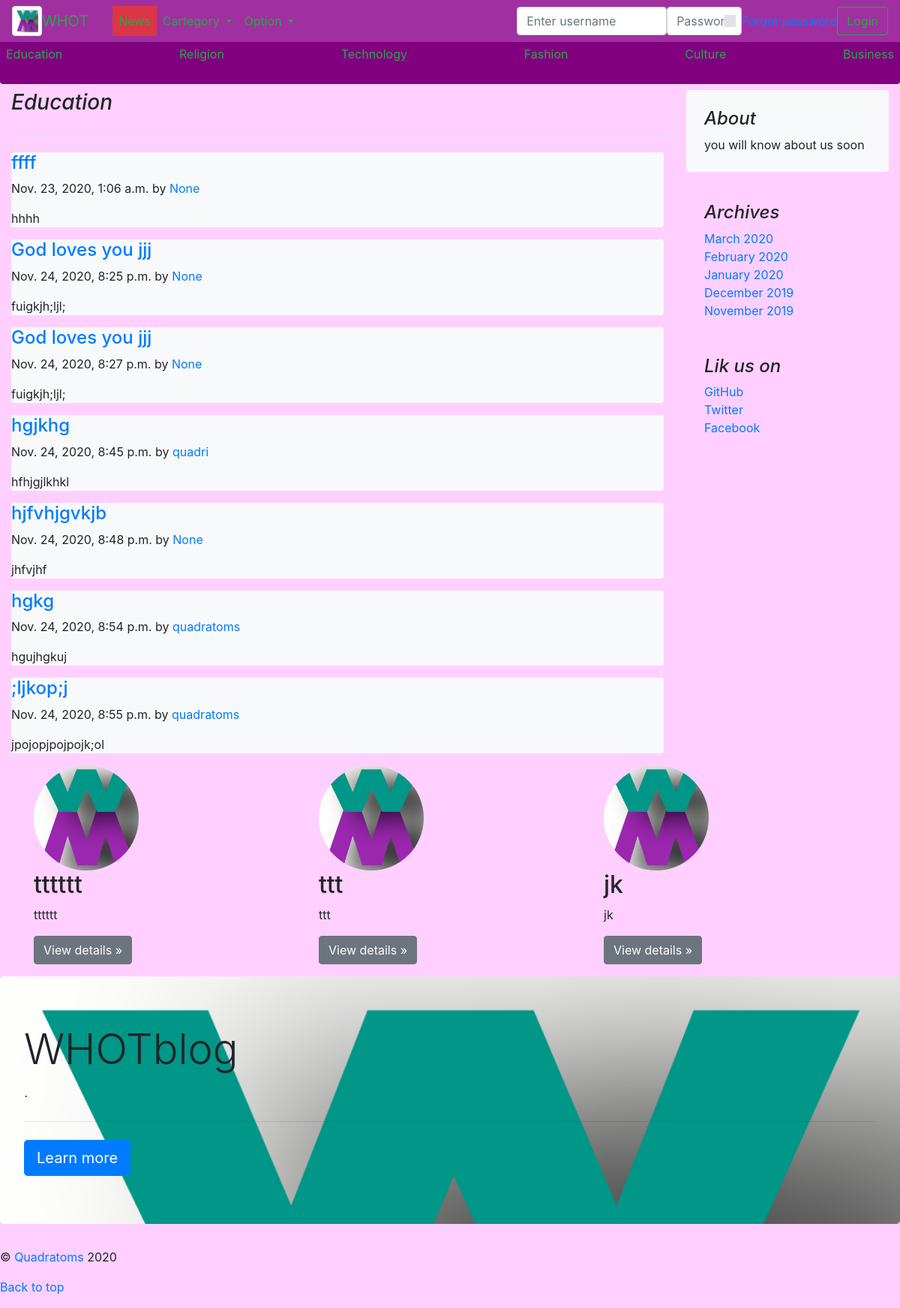
/whot/article-cat/1/, run on the app's committed database.
### newblog/models.py (models this page shows, shortened)
class cartegory(models.Model):
	catlist='Religion Culture Education Fashion Technology Art&music Cooking Entertainment Garden Health&Fittness History Kid Medical Parenting Romance Sport'
	CAT=models.TextChoices('CAT', catlist)
	cat=models.CharField(choices=CAT.choices, max_length=15)

class Article(models.Model):
	article_cat=models.ForeignKey(cartegory,on_delete=models.PROTECT)
	author=models.ForeignKey("auth.User",null= True, blank= True, on_delete=models.SET_NULL)# shoulldbechanged
	heading = models.CharField(max_length=300)
	date=models.DateTimeField(auto_now_add=True)
	article_img=models.ImageField(upload_to= 'article_image', blank=True)
	article_body=RichTextField(blank=True, null=True)
	view=models.IntegerField(default=0)

class Profile(models.Model):
	user = models.OneToOneField(settings.AUTH_USER_MODEL, on_delete=models.CASCADE)
	name = models.CharField(max_length=100, null=True)
	age = models.DateField(blank=True, null=True)
	profession = models.CharField(max_length=10, null=True)
	telephone= models.IntegerField(default='0', blank=True, null=True)
	profile_pic=models.ImageField(blank=True, null=True)
	about=models.TextField(blank=True, null=True)
	def __str__(self):
		return self.name

### newblog/views.py (the view)
# urls.py: path('cat/<slug:id>/', newscat),
def cat(request, id):
    r=p(request)
    user_login(request)
    storys = cartegory.objects.get(id=id)
    story= Article.objects.filter(article_cat=storys)
    return render(request, 't/article_cat.html', {'story': story, 'storys':storys, 'r':r})

### newblog/views.py (called while the page is built)
def p(request):
	p=Profile.objects.all()
	p=list(p)
	r=sample(p, 3)
	return r

def user_login(request):
    if 'btnsubmit' in request.POST:
        print('hello')
        username = request.POST.get('login_username')
        password = request.POST.get('login_password')
        print(username,' ', password)
        user = auth.authenticate(request, username=username, password=password)
        print(user)
        if user is not None:
            print('correct')
            auth.login(request, user)
            print('log')
            return redirect('/whot/')
        else:
            messages.info(request, 'username or password is incorrect')
            return redirect('/whot/')

### news/templates/t/article_cat.html
{% extends 't/base2.html' %}
{% block content %}
      <h3 class="pb-4 mb-4 font-italic border-bottom">
        {{storys.cat}}
      </h3>
{% for each in story %}
      <div class="blog-post rounded bg-light">
        <h4 class="blog-post-title"><a href="/whot/article/{{each.id}}">{{each.heading}}</a></h4>
        <p class="blog-post-meta">{{each.date}} by <a href="#">{{each.author }}</a></p>
        <p>{{each.article_body|safe|truncatewords:18}}</p>
        </div>
{% endfor %}
{% endblock %}

### news/templates/t/base2.html (shortened to what this page needs)
{% load static %}
<!doctype html>
<html lang="en">
<head>
  <link rel="stylesheet" href='{% static "bootstrap.min.css" %}'>
</head>
<body class="" style="background-color:#ffd0ff">
  <header>
    <div class="container-fluid">
      <nav class="navbar fixed-top navbar-expand-md navbar-dark" style="background-color:#a030a0">
        <img class="img img-thumbnail" width="40" src="{% static "whott.png" %}" preserveAspectRatio="xMidYMid slice"
          focusable="false" role="img">
        <a class="navbar-brand text-success" href="/whot">WHOT</a>
        <div class="collapse navbar-collapse" id="navbarSupportedContent">
          <ul class="navbar-nav mr-auto">
            <li class="nav-item active">
              <a class="nav-link text-success" href="/whot/profile/{{ user.id }}"><span class="sr-only">(current)</span></a>
            </li>
            <li class="nav-item">
              <a class="nav-link text-success btn-danger" href="/">News</a>
            </li>
            <li class="nav-item dropdown">
              <a class="nav-link dropdown-toggle text-success" href="#" id="navbarDropdown" role="button"
                data-toggle="dropdown" aria-haspopup="true" aria-expanded="false">
                Cartegory
              </a>
            </li>
            <li class="nav-item dropdown">
              <a class="nav-link dropdown-toggle text-success" href="#" id="navbarDropdown" role="button"
                data-toggle="dropdown" aria-haspopup="true" aria-expanded="false">
                Option
              </a>
            </li>
          </ul>
          {% if user.is_authenticated %}
          <br>
          {% else %}
          <form method='post' class="form-inline my-0 my-lg-0">
            <div class="form-group">
              <input style="max-width: 200px" type="text" class="form-control" name="login_username"
                aria-describedby="usernameHelp" placeholder="Enter username">
            </div>
            <div class="form-group">
              <input style="max-width: 100px" type="password" class="form-control" name="login_password"
                placeholder="Password">
            </div>
            <a href="/password_reset"><label class="custom-control-label">Forgot password</label></a>
            <button class="btn btn-outline-success my-0 my-sm-0" type="submit" name="btnsubmit">Login</button>
          </form>
          {% endif %}
        </div>
      </nav>
    </div>
  </header>
  <br>
  <br>
  <div class="container-fliud">
    <div class="table-responsive-sm py-1 mb-2 rounded" style="background-color:#800080">
      <nav class="table d-flex justify-content-between">
        <a class="p-2 text-success nav-link" href="/whot/article-cat/1">Education</a>
        <a class="p-2 text-success nav-link" href="/whot/article-cat/2">Religion</a>
        <a class="p-2 text-success nav-link" href="/whot/article-cat/3">Technology</a>
        <a class="p-2 text-success nav-link" href="/whot/article-cat/4">Fashion</a>
        <a class="p-2 text-success nav-link" href="/whot/article-cat/5">Culture</a>
        <a class="p-2 text-success nav-link" href="/whot/article-cat/6">Business</a>
      </nav>
    </div>
  </div>
  <main role="main" class="container-fluid">
    <div class="row">
      <div class="col-sm-9" style="position:relative;">
        {% block content %}
        {% endblock %}
      </div>
      <aside class="col-md-3 blog-sidebar">
        <div class="p-4 mb-3 bg-light rounded">
          <h4 class="font-italic">About</h4>
          <p class="mb-0">you will know about us soon</p>
        </div>
        <div class="p-4">
          <h4 class="font-italic">Archives</h4>
          <ol class="list-unstyled mb-0">
            <li><a class="navlink" href="#">March 2020</a></li>
            <li><a class="navlink" href="#">February 2020</a></li>
            <li><a class="navlink" href="#">January 2020</a></li>
            <li><a class="navlink" href="#">December 2019</a></li>
            <li><a class="navlink" href="#">November 2019</a></li>
          </ol>
        </div>
        <div class="p-4">
          <h4 class="font-italic">Lik us on</h4>
          <ol class="list-unstyled">
            <li><a href="https://github.com/quadratoms">GitHub</a></li>
            <li><a href="#">Twitter</a></li>
            <li><a href="#">Facebook</a></li>
          </ol>
        </div>
      </aside>
    </div>
  </main>
  <div class="container">
    <div class="row justified">
      {% for i in r %}
      <div class="col col-lg-4">
        {% if i.image %}
        <img class="bd-placeholder-img rounded-circle" width="140" height="140" src="{{ i.img.url }}"
          preserveAspectRatio="xMidYMid slice" focusable="false" role="img" aria-label="Placeholder: 140x140">
        {% else %}
        <img class="bd-placeholder-img rounded-circle" width="140" height="140" src="/static/whott.png"
          preserveAspectRatio="xMidYMid slice" focusable="false" role="img" aria-label="Placeholder: 140x140">
        {% endif %}
        <h2>{{ i.name }}</h2>
        <p>{{ i }}</p>
        <p><a class="btn btn-secondary" href="/whot/profile/{{ i.id }}" role="button">View details &raquo;</a></p>
      </div>
      {% endfor %}
    </div>
  </div>
  <footer class="footer">
    <div class="jumbotron" style="background-image: url('/static/whott.png'); background-size: cover">
      <h1 class="display-4">WHOTblog</h1>
      <p class="lead">.</p>
      <hr class="my-4">
      <a class="btn btn-primary btn-lg" href="#" role="button">Learn more</a>
    </div>
    <div class="nav">
      <p>©<a href="/"> Quadratoms</a> 2020</p>
    </div>
    <p>
      <a href="#">Back to top</a>
    </p>
  </footer>
</body>
</html>

### data on the page
cartegory: cat "Education"
Article: heading "ffff", date "Nov. 23, 2020, 1:06 a.m.", author "None", article_body "hhhh"
Article: heading "God loves you jjj", date "Nov. 24, 2020, 8:25 p.m.", author "None", article_body "fuigkjh;ljl;"
Article: heading "God loves you jjj", date "Nov. 24, 2020, 8:27 p.m.", author "None", article_body "fuigkjh;ljl;"
Article: heading "hgjkhg", date "Nov. 24, 2020, 8:45 p.m.", author "quadri", article_body "hfhjgjlkhkl"
Article: heading "hjfvhjgvkjb", date "Nov. 24, 2020, 8:48 p.m.", author "None", article_body "jhfvjhf"
Article: heading "hgkg", date "Nov. 24, 2020, 8:54 p.m.", author "quadratoms", article_body "hgujhgkuj"
Article: heading ";ljkop;j", date "Nov. 24, 2020, 8:55 p.m.", author "quadratoms", article_body "jpojopjpojpojk;ol"
Profile: name "tttttt"
Profile: name "ttt"
Profile: name "jk"
